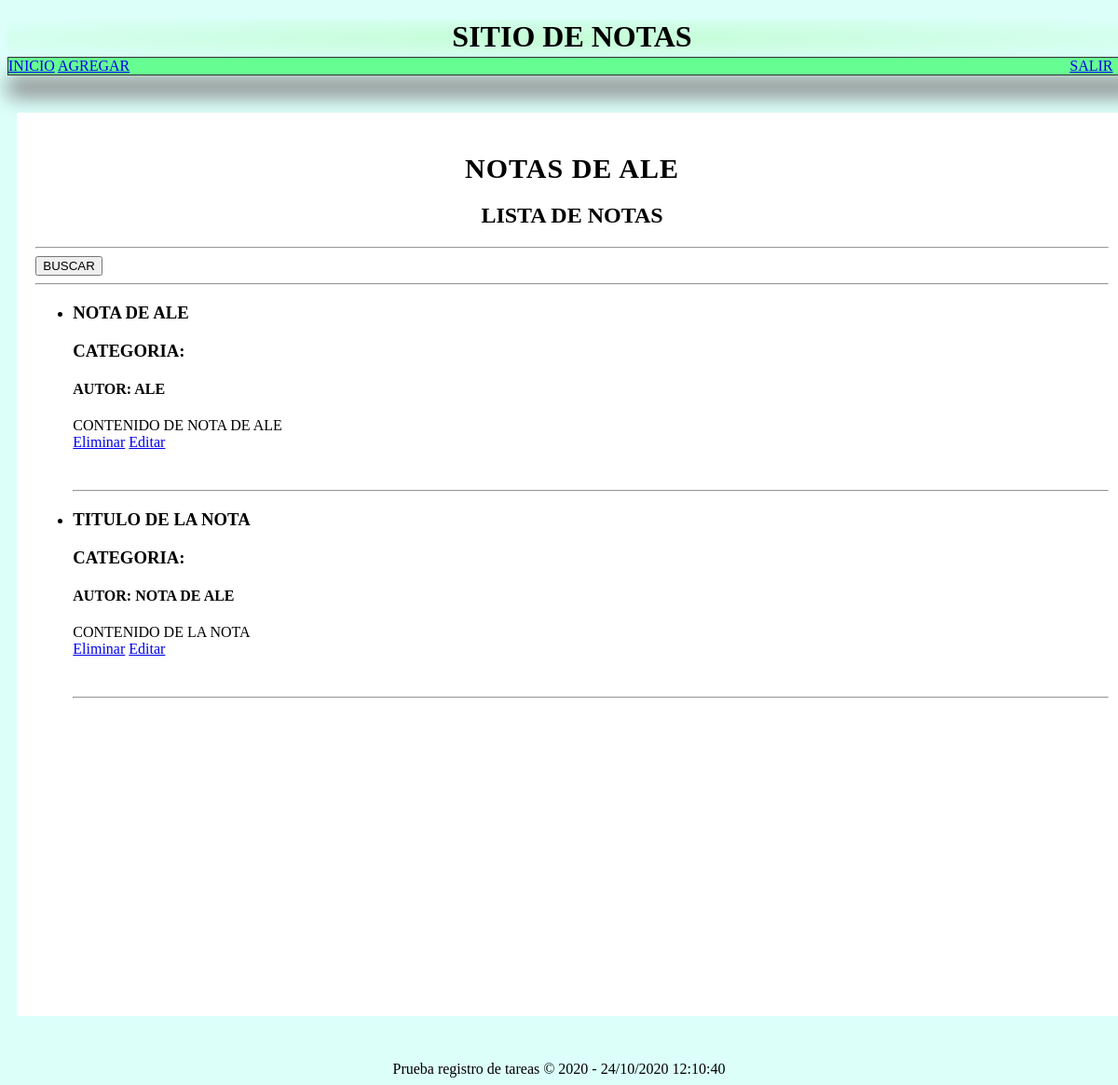
Before: / (signed in) with the older database file.
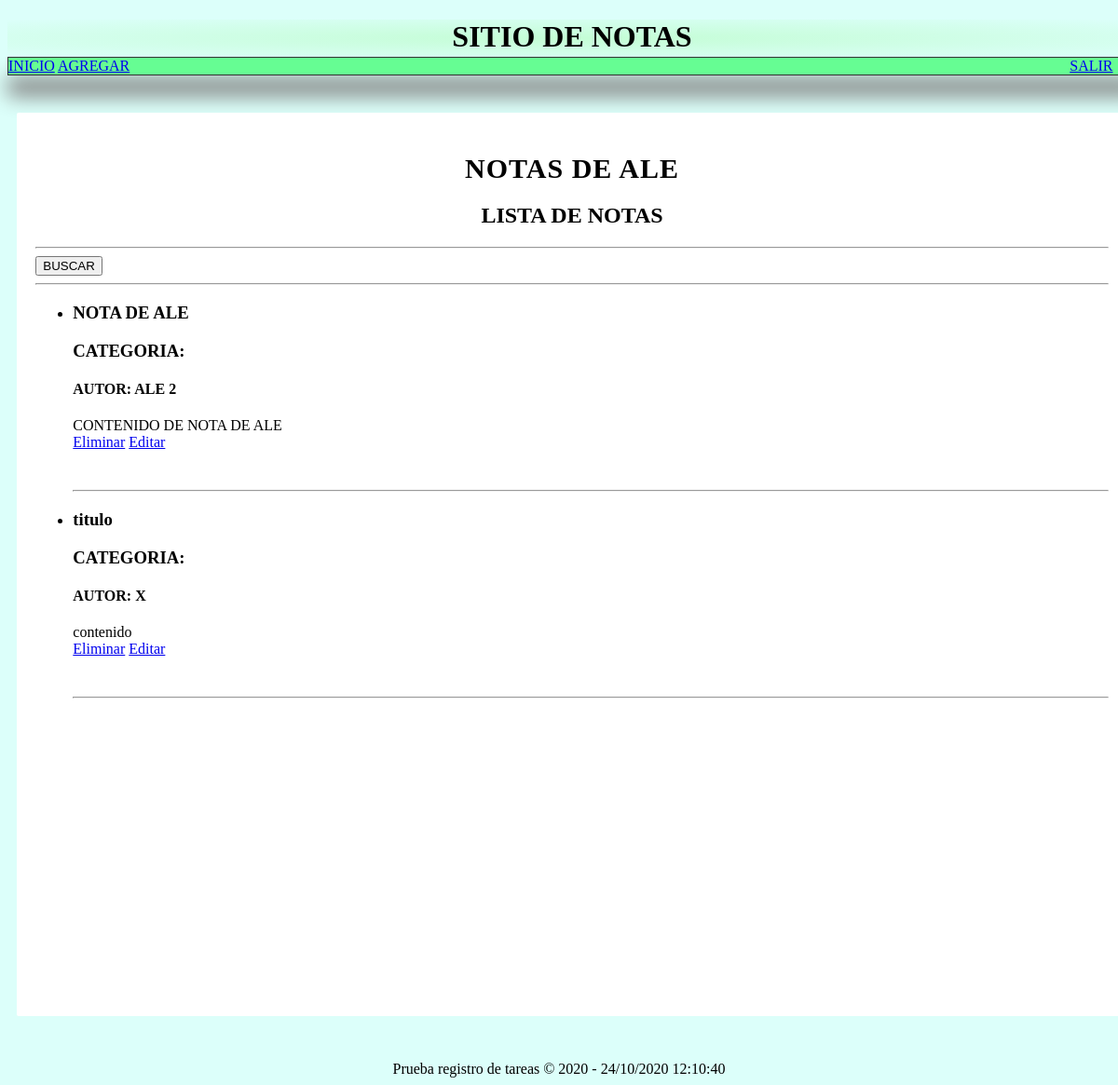
After: the same page with the newer database file.
### check/models.py (models this page shows)
class Notas(models.Model):
    autor = models.CharField(max_length=50)
    tipo = models.ManyToManyField(Categoria, through='CategoriaNota')
    titulo = models.CharField(max_length=50)
    descrpcion = models.TextField(max_length=300)
    fecha = models.DateTimeField()
    usuario = models.ForeignKey(User, models.SET_NULL, null=True, blank=True)

### check/views.py (the view)
# urls.py: path('', check.views.notas, name="inicio"),
@login_required
def notas(request):
    if request.user.is_authenticated:
        nombre = request.user.id
        notas = Notas.objects.filter(usuario=nombre)
        ctx = {
            'notas': notas,
            }
    return render(request, 'inicio.html', ctx)

### check/templates/inicio.html (shortened to what this page needs)
{% extends 'layout.html' %}
{% load static %}
{% block menu %}
<link rel="stylesheet" type="text/css" href="{% static 'css/styles.css' %}">
<nav class="nav justify-content-center">
  <a class="nav-link" href="{% url 'inicio' %}">INICIO</a>
  <a class="nav-link" href="{% url 'agregar' %}">AGREGAR</a>
  <a class="salir" href="{% url 'salir' %}">SALIR</a>
</nav>
{% endblock  %}
{% block content %}
<div id="content">
  <div class="box">
    <br>
    {% if user.is_authenticated %}
    <h1 class="titulo" align="center"> NOTAS DE {{ user.get_username | upper }} </h1>
    {% endif %}
    <h2 class="lista" align="center"> LISTA DE NOTAS </h2>
    <hr>
    <form method="POST">
        <button type="submit">BUSCAR</button>
    </form>
    <hr>
    <ul>
    {% for nota in notas %}
        <li>
          <h3> {{nota.titulo}} </h3>
          <h3> CATEGORIA: </h3>
          <h4> AUTOR: {{nota.autor}} </h4>
          <p>
            {{ nota.descrpcion }}
            <a href="{% url 'eliminar' id=nota.id %}">Eliminar</a>
            <a href="{% url 'editar' id=nota.id %}">Editar</a>
          </p>
        <br>
        </li>
      <hr>
    {% endfor %}
    </ul>
  </div>
</div>
{% endblock  %}

Changed rows visible on the page:
removed Notas: titulo "TITULO DE LA NOTA", autor "NOTA DE ALE", descrpcion "CONTENIDO DE LA NOTA"
changed Notas "NOTA DE ALE": autor "ALE" → "ALE 2"
added Notas: titulo "titulo", autor "X", descrpcion "contenido"
